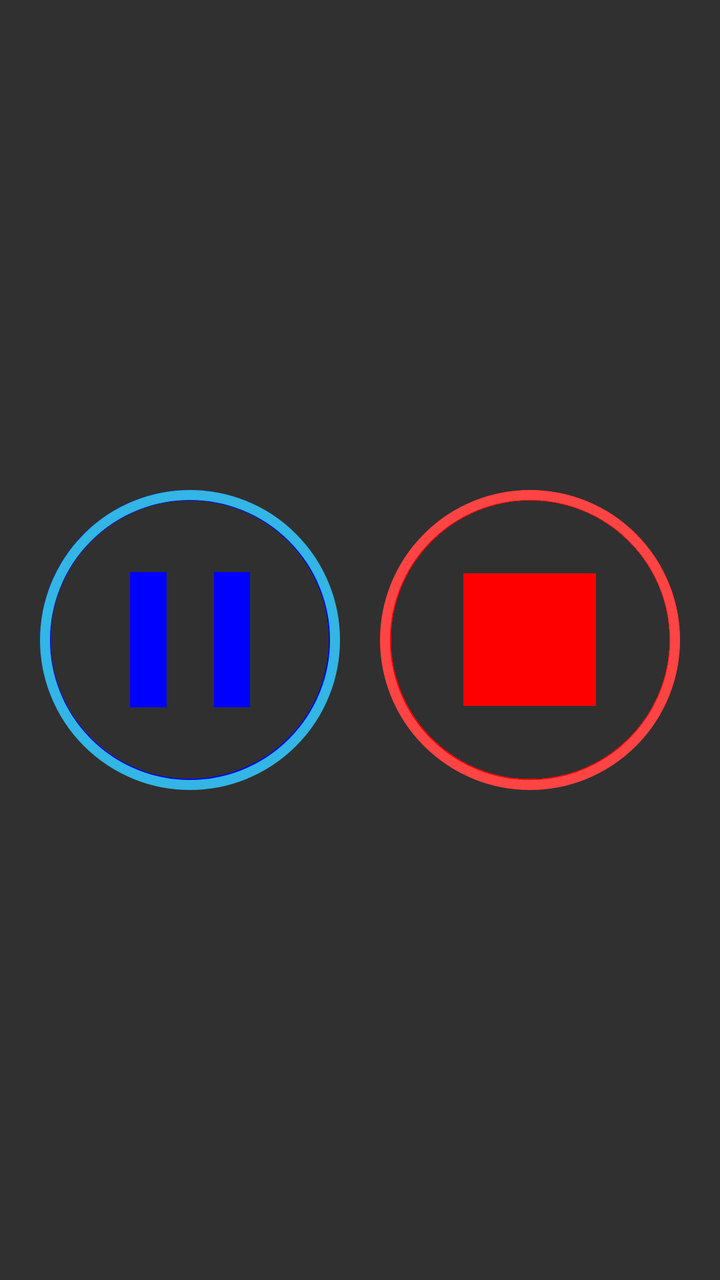
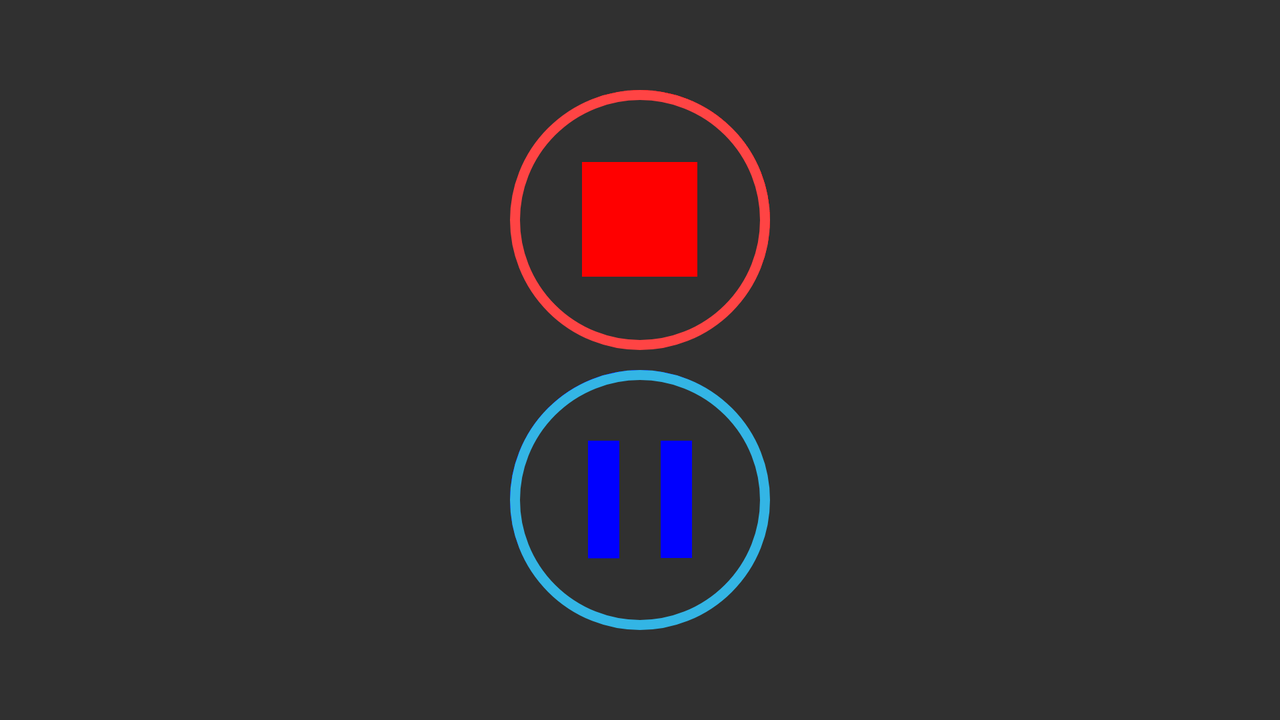

The same Android screen from two of the app's own layout files: first res/layout/ as a phone draws it, then the repository's variant for another configuration, drawn on a device whose configuration selects that folder. Both files follow.
<!-- AndroidManifest.xml: application theme EyesrelaxTheme -->
<!-- res/layout/pause_stop_button_layout.xml -->
<?xml version="1.0" encoding="utf-8"?>
<RelativeLayout xmlns:android="http://schemas.android.com/apk/res/android"
    android:layout_width="match_parent"
    android:layout_height="match_parent"
    android:orientation="horizontal">

    <RelativeLayout
        android:layout_width="wrap_content"
        android:layout_height="wrap_content"
        android:layout_centerHorizontal="true"
        android:layout_centerVertical="true">

        <Button
            android:id="@+id/pauseButton"
            android:layout_width="@dimen/buttons_size"
            android:layout_height="@dimen/buttons_size"
            android:background="@drawable/button_pause"
            android:layout_centerVertical="true"

            android:text="Pause"
            android:textColor="@color/white"
            android:textSize="@dimen/buttons_text_size"

            android:layout_marginTop="@dimen/buttons_margin" />

        <Button
            android:id="@+id/stopButton"
            android:layout_width="@dimen/buttons_size"
            android:layout_height="@dimen/buttons_size"
            android:layout_centerVertical="true"
            android:background="@drawable/button_stop"
            android:layout_toRightOf="@+id/pauseButton"
            android:layout_marginLeft="@dimen/buttons_margin"

            android:text="Stop"
            android:textColor="@color/white"
            android:textSize="@dimen/buttons_text_size" />
    </RelativeLayout>

</RelativeLayout>
<!-- resources referenced by this layout -->
<resources>
  <item name="white" type="color">#FFFFFF</item>
  <dimen name="buttons_margin">20dp</dimen>
  <dimen name="buttons_size">150dp</dimen>
  <dimen name="buttons_text_size">0sp</dimen>
  <!-- drawable button_pause (drawable) -->
  <?xml version="1.0" encoding="utf-8"?>
  <layer-list xmlns:android="http://schemas.android.com/apk/res/android">
  <item>
      <bitmap
          android:gravity="fill"
          android:src="@drawable/pause"
          android:tileMode="disabled" />
  </item>
  <item>
      <shape android:shape="oval">
          <solid android:color="#00ffffff"/>
          <corners android:radius="10dp" />
          <stroke
              android:width="5dp"
              android:color="@color/blue" />
      </shape>
  </item>
  </layer-list>
  <!-- drawable button_stop (drawable) -->
  <?xml version="1.0" encoding="utf-8"?>
  <layer-list xmlns:android="http://schemas.android.com/apk/res/android">
      <item>
          <bitmap
              android:gravity="fill"
              android:src="@drawable/stop"
              android:tileMode="disabled" />
      </item>
      <item>
          <shape android:shape="oval">
              <solid android:color="#00ffffff"/>
              <corners android:radius="10dp" />
              <stroke
                  android:width="5dp"
                  android:color="@color/red" />
          </shape>
      </item>
  </layer-list>
  <!-- from res/values-v21/ -->
  <style name="EyesrelaxTheme" parent="AppTheme">
  
      </style>
  <!-- drawable pause: png bitmap (drawable, 3514 bytes) -->
  <item name="blue" type="color">#FF33B5E5</item>
  <!-- drawable stop: png bitmap (drawable, 3452 bytes) -->
  <item name="red" type="color">#FFFF4444</item>
  <!-- from res/values-v21/ -->
  <style name="AppTheme" parent="@android:style/Theme.Material">
  
      </style>
</resources>
<!-- res/layout-land/pause_stop_button_layout.xml (the repository's variant of the layout above) -->
<!-- drawn on the phone turned sideways -->
<?xml version="1.0" encoding="utf-8"?>
<RelativeLayout xmlns:android="http://schemas.android.com/apk/res/android"
    android:layout_width="match_parent"
    android:layout_height="match_parent"
    android:orientation="vertical">


    <RelativeLayout
        android:layout_width="wrap_content"
        android:layout_height="wrap_content"
        android:layout_centerHorizontal="true"
        android:layout_centerVertical="true">

        <Button
            android:id="@+id/pauseButton"
            android:layout_width="@dimen/buttons_size"
            android:layout_height="@dimen/buttons_size"
            android:background="@drawable/button_pause"

            android:text="Pause"
            android:textColor="@color/white"
            android:textSize="@dimen/buttons_text_size"
            android:layout_below="@+id/stopButton"
            android:layout_marginTop="@dimen/buttons_margin" />

        <Button
            android:id="@+id/stopButton"
            android:layout_width="@dimen/buttons_size"
            android:layout_height="@dimen/buttons_size"
            android:layout_alignParentTop="true"
            android:layout_centerHorizontal="true"
            android:background="@drawable/button_stop"

            android:text="Stop"
            android:textColor="@color/white"
            android:textSize="@dimen/buttons_text_size" />
    </RelativeLayout>

</RelativeLayout>
<!-- resources referenced by the variant -->
<!-- as the phone turned sideways resolves them -->
<resources>
  <item name="white" type="color">#FFFFFF</item>
  <!-- from res/values-land/ -->
  <dimen name="buttons_margin">10dp</dimen>
  <!-- from res/values-land/ -->
  <dimen name="buttons_size">130dp</dimen>
  <!-- from res/values-land/ -->
  <dimen name="buttons_text_size">0sp</dimen>
  <!-- drawable button_pause (drawable) -->
  <?xml version="1.0" encoding="utf-8"?>
  <layer-list xmlns:android="http://schemas.android.com/apk/res/android">
  <item>
      <bitmap
          android:gravity="fill"
          android:src="@drawable/pause"
          android:tileMode="disabled" />
  </item>
  <item>
      <shape android:shape="oval">
          <solid android:color="#00ffffff"/>
          <corners android:radius="10dp" />
          <stroke
              android:width="5dp"
              android:color="@color/blue" />
      </shape>
  </item>
  </layer-list>
  <!-- drawable button_stop (drawable) -->
  <?xml version="1.0" encoding="utf-8"?>
  <layer-list xmlns:android="http://schemas.android.com/apk/res/android">
      <item>
          <bitmap
              android:gravity="fill"
              android:src="@drawable/stop"
              android:tileMode="disabled" />
      </item>
      <item>
          <shape android:shape="oval">
              <solid android:color="#00ffffff"/>
              <corners android:radius="10dp" />
              <stroke
                  android:width="5dp"
                  android:color="@color/red" />
          </shape>
      </item>
  </layer-list>
  <!-- from res/values-v21/ -->
  <style name="EyesrelaxTheme" parent="AppTheme">
  
      </style>
  <!-- drawable pause: png bitmap (drawable, 3514 bytes) -->
  <item name="blue" type="color">#FF33B5E5</item>
  <!-- drawable stop: png bitmap (drawable, 3452 bytes) -->
  <item name="red" type="color">#FFFF4444</item>
  <!-- from res/values-v21/ -->
  <style name="AppTheme" parent="@android:style/Theme.Material">
  
      </style>
</resources>
